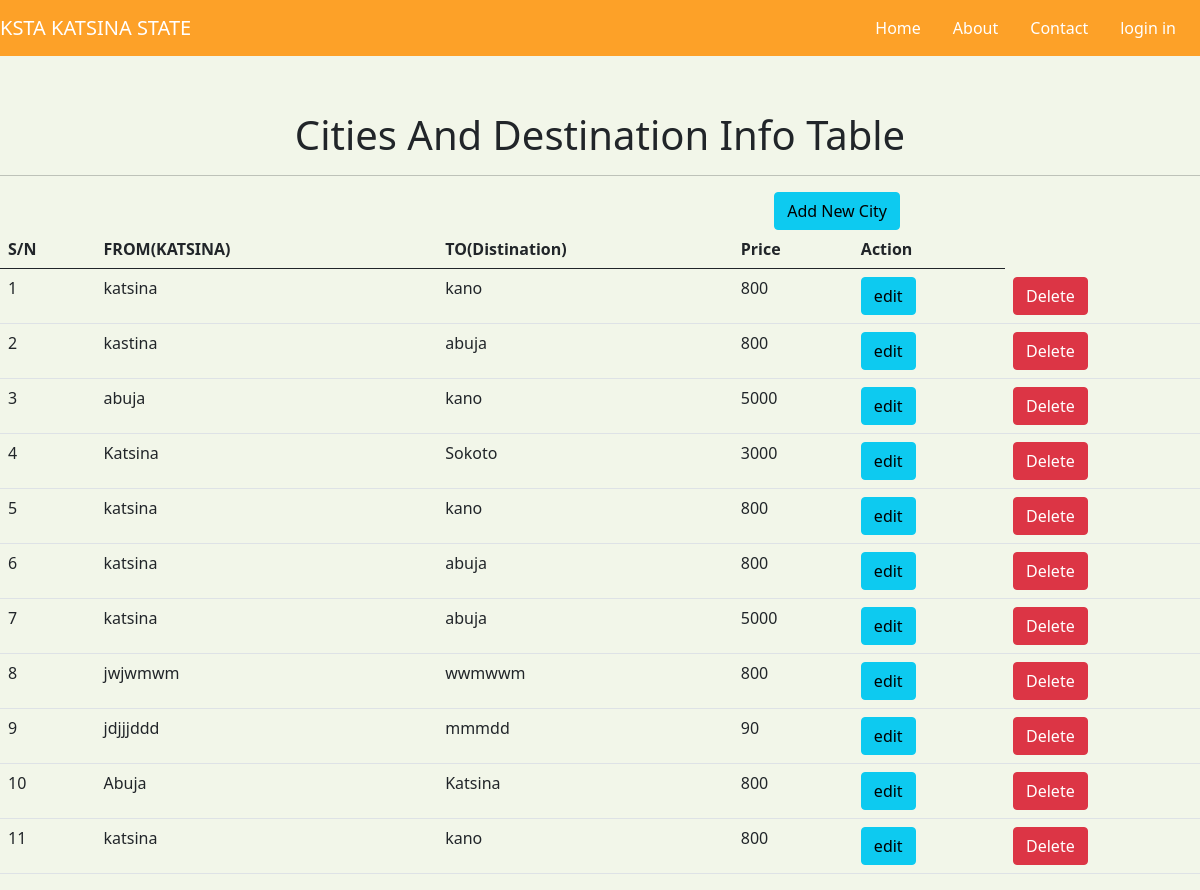
The app's page /City.php with its own data.
### tables this page shows
CREATE TABLE `city` (
  `id` int(11) NOT NULL,
  `Home` varchar(20) NOT NULL,
  `Distination` varchar(20) NOT NULL,
  `Price` varchar(20) NOT NULL
);

### City.php (the view, shortened to what this page needs)
<html lang="en">
    <head>
		<link rel="stylesheet" href="css/bootstrap.min.css">
		<link rel="stylesheet" href="main.css">
		</head>
		<body>
				<nav class="navbar navbar-expand-md">
						<a class="navbar-brand" href="logo.html">KSTA KATSINA STATE</a>
						<div class="collapse navbar-collapse" id="main-navigation">
							<ul class="navbar-nav">
								<li class="nav-item">
									<a class="nav-link" href="Transportationsystem.php">Home</a>
								</li>
								<li class="nav-item">
									<a class="nav-link" href="aboutus.php">About</a>
								</li>
								<li class="nav-item">
									<a class="nav-link" href="CONTACT.php">Contact</a>
								</li>
								<li class="nav-item">
									<a class="nav-link" href="CONTACT.php">login in</a>
								</li>
							</ul>
						</div>
					</nav>
				<div style="  margin-top:55px" align="center">
				<h1 align="center">Cities And Destination Info Table</h1>
				<hr>
				<div style="float:right; margin-right:300px">
				<a href="new_city.php"><button type="submit" class="btn btn-info" name="submit">Add New City</button></a>
				</div>
				<table class="table">
						<thead>
							<tr>
							<th>S/N</th>
							<th>FROM(KATSINA)<th>
							<th>TO(Distination)</th>
							<th>Price</th>
							<th>Action</th>
								</tr>
						</thead>
						<?php
						$sn=1;
						require_once 'connectionksta.php';
						$call = mysqli_query($conn,"select * from city ");
						while ($row= mysqli_fetch_array($call)){
					?>
						<tr>
						<td><?php  echo $sn; ?></td>
						<td><?php echo $row['Home'];?><td>
						<td><?php echo $row['Distination'];?></td>
						<td><?php echo $row['Price'];?></td>
						<td><a href="edit_city.php?id=<?php echo $row['id'];?>"
						class="btn btn-info">edit</a>
						</td>
						<td><a href="city.php?Delete=<?php echo $row['id'];?>"><button onclick="return confirm('Are you sure you want to Delete?')"
						class="btn btn-danger">Delete</button></a>
						</td>						</tr>
						<?php
							$sn++; }
							?>
						</table>
						</div>
		</body>
</html>

### main.css (style rules this page uses)
body { padding: 0; margin: 0; background: #f2f6e9; }
.navbar { background:hsla(34, 100%, 50%, 0.829); }
.nav-link, .navbar-brand { color: #fff; cursor: pointer; }
.nav-link { margin-right: 1em !important; }
.navbar-collapse { justify-content: flex-end; }

### records on screen
city: Home "katsina", Distination "kano", Price "800"
city: Home "kastina", Distination "abuja", Price "800"
city: Home "abuja", Distination "kano", Price "5000"
city: Home "Katsina", Distination "Sokoto", Price "3000"
city: Home "katsina", Distination "kano", Price "800"
city: Home "katsina", Distination "abuja", Price "800"
city: Home "katsina", Distination "abuja", Price "5000"
city: Home "jwjwmwm", Distination "wwmwwm", Price "800"
city: Home "jdjjjddd", Distination "mmmdd", Price "90"
city: Home "Abuja", Distination "Katsina", Price "800"
city: Home "katsina", Distination "kano", Price "800"
